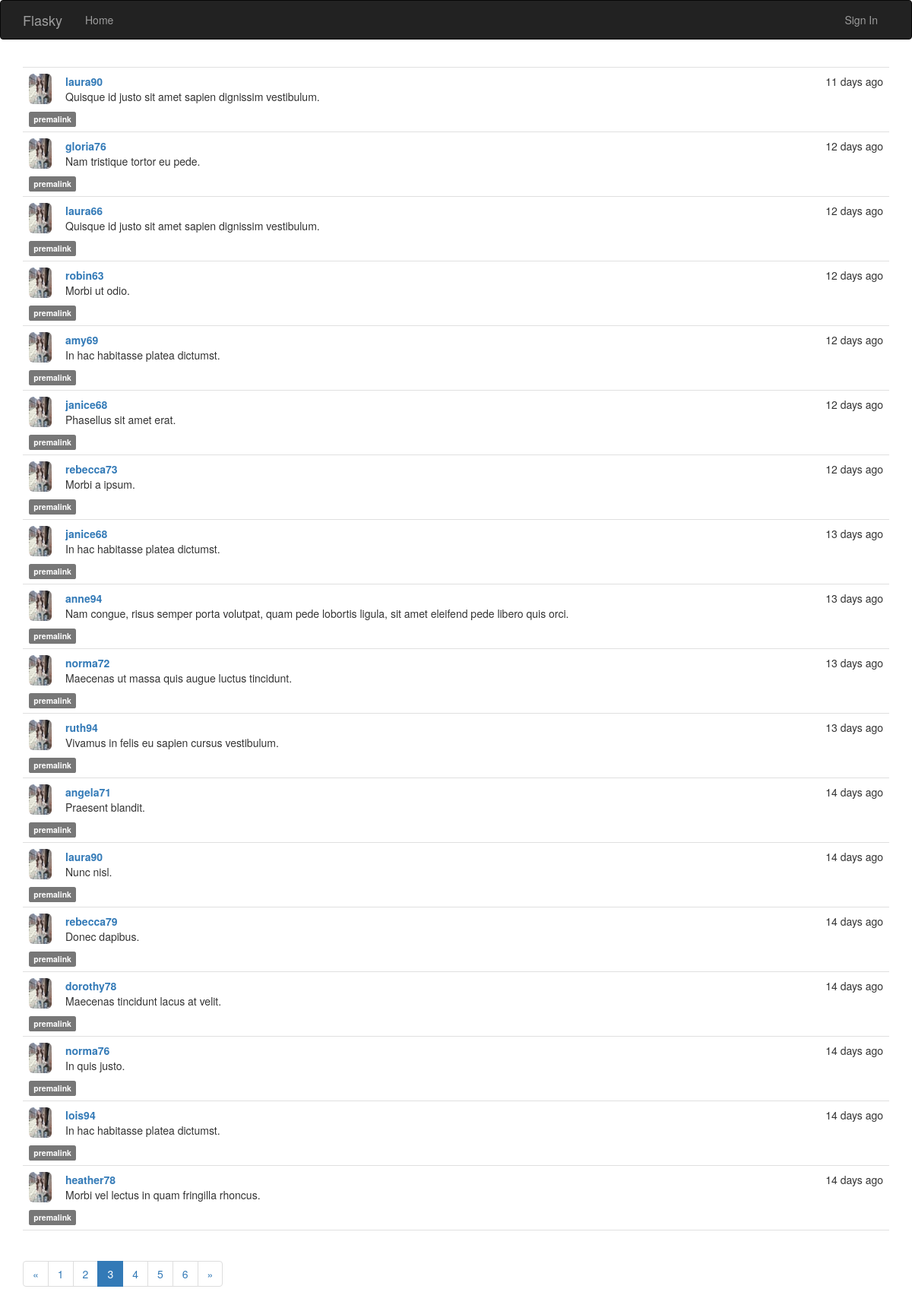
/?page=3, run on the app's committed database.
### app/models.py (models this page shows, shortened)
class Post(db.Model):
    __tablename__='posts'
    id=db.Column(db.Integer,primary_key=True)
    body_html=db.Column(db.Text)
    body=db.Column(db.Text)
    timestamp=db.Column(db.DateTime,default=datetime.utcnow)
    author_id=db.Column(db.Integer,db.ForeignKey('users.id'))

class User(db.Model,UserMixin):
    __tablename__ = 'users'
    id = db.Column(db.Integer, primary_key=True)
    email=db.Column(db.String(64),unique=True,index=True)
    username = db.Column(db.String(64), unique=True, index=True)
    name=db.Column(db.String(64))
    location=db.Column(db.String(64))
    about_me=db.Column(db.Text())
    member_since=db.Column(db.DateTime(),default=datetime.utcnow)
    last_seen=db.Column(db.DateTime(),default=datetime.utcnow)
    password_hash=db.Column(db.String(128))
    role_id = db.Column(db.Integer, db.ForeignKey('roles.id'))
    confirmed = db.Column(db.Boolean, default=False)
    upload_picture=db.Column(db.Boolean,default=False)
    posts=db.relationship('Post',backref='author',lazy='dynamic')
    followed = db.relationship('Follow',
        foreign_keys=[Follow.follower_id],
        backref=db.backref('follower', lazy='joined'),
        lazy='dynamic',
        cascade='all, delete-orphan')
    followers = db.relationship('Follow',
        foreign_keys=[Follow.followed_id],
        backref=db.backref('followed', lazy='joined'),
        lazy='dynamic',
        cascade='all, delete-orphan')
    def picture_url(self):
        if os.path.isfile('app\\static\\picture\\{}.jpg'.format(self.username)):
            return url_for('static',filename='picture/{}.jpg'.format(self.username),_external=True)
        return url_for('static',filename='picture/{}.jpg'.format('default'),_external=True)
    @property
    def password(self):
        raise AttributeError('password not readable')

### app/main/views.py (the view)
@main.route('/',methods=['GET','POST'])
def index():
    form=PostArticle()
    page = request.args.get('page', 1, type=int)
    pagination = Post.query.order_by(Post.timestamp.desc()).paginate(
    page, per_page=current_app.config['FLASKY_POSTS_PER_PAGE'],
        error_out=False)
    posts = pagination.items
    if form.validate_on_submit():
        p=Post(body=form.text.data,author_id=current_user.id)
        db.session.add(p)
        return redirect('/')
    return render_template('index.html',form=form,utctime=datetime.utcnow(),posts=posts,pagination=pagination)

### app/auth/__init__.py (called while the page is built)
@auth.before_app_request
def before_request():
    if current_user.is_authenticated:
        current_user.ping()
    if current_user.is_authenticated and not current_user.confirmed and request.endpoint[:5]!='auth.':
        return redirect(url_for('auth.unconfirm',username=current_user.username))

### app/main/__init__.py (called while the page is built)
@main.app_context_processor
def inject_permissions():
    return dict(Permission=Permission)

### app/models.py (called while the page is built)
    def can(self, permissions):
        return False

    def is_administrator(self):
        return False

### app/templates/index.html (shortened to what this page needs)
{% extends 'base.html' %}
{% import 'bootstrap/wtf.html' as wtf %}
{% import '_macros.html' as macros %}
{% block page_content -%}
{% include '_post.html' %}
<div class="pagination">
{{ macros.pagination_widget(pagination, '.index') }}
</div>
{% endblock page_content -%}

### app/templates/_post.html (shortened to what this page needs)
<ul class="posts">
    {% for post in posts %}
    <li class="post">
        <div class="profile-thumbnail">
            <a href="{{ url_for('.profile', username=post.author.username) }}">
                <img class="img-rounded profile-thumbnail" src="{{ post.author.picture_url() }}" width="30" height="40"/>
            </a>
        </div>
        <div class="post-content">
        <div class="post-date">{{ moment(post.timestamp).fromNow() }}</div>
        <div class="post-author">
            <a href="{{ url_for('.profile', username=post.author.username) }}">
                {{ post.author.username }}
            </a>
        </div>
        <div class="post-body">
            {%- if post.body_html -%}
            {{ post.body_html|safe }}
            {%- else %}
            {{ post.body }}
            {%- endif %}
        </div>
        </div>
        <div class="post-footer">
            <a href="{{ url_for('.post',id=post.id) }}"><span class="label label-default">premalink</span></a>
        </div>
    </li>
    {% endfor %}
</ul>

### app/static/style.css (style rules this page uses)
.profile-thumbnail { position: absolute; }
ul.posts { list-style-type: none; padding: 0px; margin: 16px 0px 0px 0px; border-top: 1px solid #e0e0e0; }
ul.posts li.post { padding: 8px; border-bottom: 1px solid #e0e0e0; }
div.post-date { float: right; position: positive; }
div.post-author { font-weight: bold; position: positive; }
div.post-content { margin-left: 48px; min-height: 48px; }

### data on the page
Post: timestamp "11 days ago", author.username "laura90", body "Quisque id justo sit amet sapien dignissim vestibulum."
Post: timestamp "12 days ago", author.username "gloria76", body "Nam tristique tortor eu pede."
Post: timestamp "12 days ago", author.username "laura66", body "Quisque id justo sit amet sapien dignissim vestibulum."
Post: timestamp "12 days ago", author.username "robin63", body "Morbi ut odio."
Post: timestamp "12 days ago", author.username "amy69", body "In hac habitasse platea dictumst."
Post: timestamp "12 days ago", author.username "janice68", body "Phasellus sit amet erat."
Post: timestamp "12 days ago", author.username "rebecca73", body "Morbi a ipsum."
Post: timestamp "13 days ago", author.username "janice68", body "In hac habitasse platea dictumst."
Post: timestamp "13 days ago", author.username "anne94", body "Nam congue, risus semper porta volutpat, quam pede lobortis ligula, sit amet eleifend pede libero quis orci."
Post: timestamp "13 days ago", author.username "norma72", body "Maecenas ut massa quis augue luctus tincidunt."
Post: timestamp "13 days ago", author.username "ruth94", body "Vivamus in felis eu sapien cursus vestibulum."
Post: timestamp "14 days ago", author.username "angela71", body "Praesent blandit."
Post: timestamp "14 days ago", author.username "laura90", body "Nunc nisl."
Post: timestamp "14 days ago", author.username "rebecca79", body "Donec dapibus."
Post: timestamp "14 days ago", author.username "dorothy78", body "Maecenas tincidunt lacus at velit."
Post: timestamp "14 days ago", author.username "norma76", body "In quis justo."
Post: timestamp "14 days ago", author.username "lois94", body "In hac habitasse platea dictumst."
Post: timestamp "14 days ago", author.username "heather78", body "Morbi vel lectus in quam fringilla rhoncus."

### other printed values
{{ p }} "1" "2" "4" "5" "6"
{{ p }} "3"
